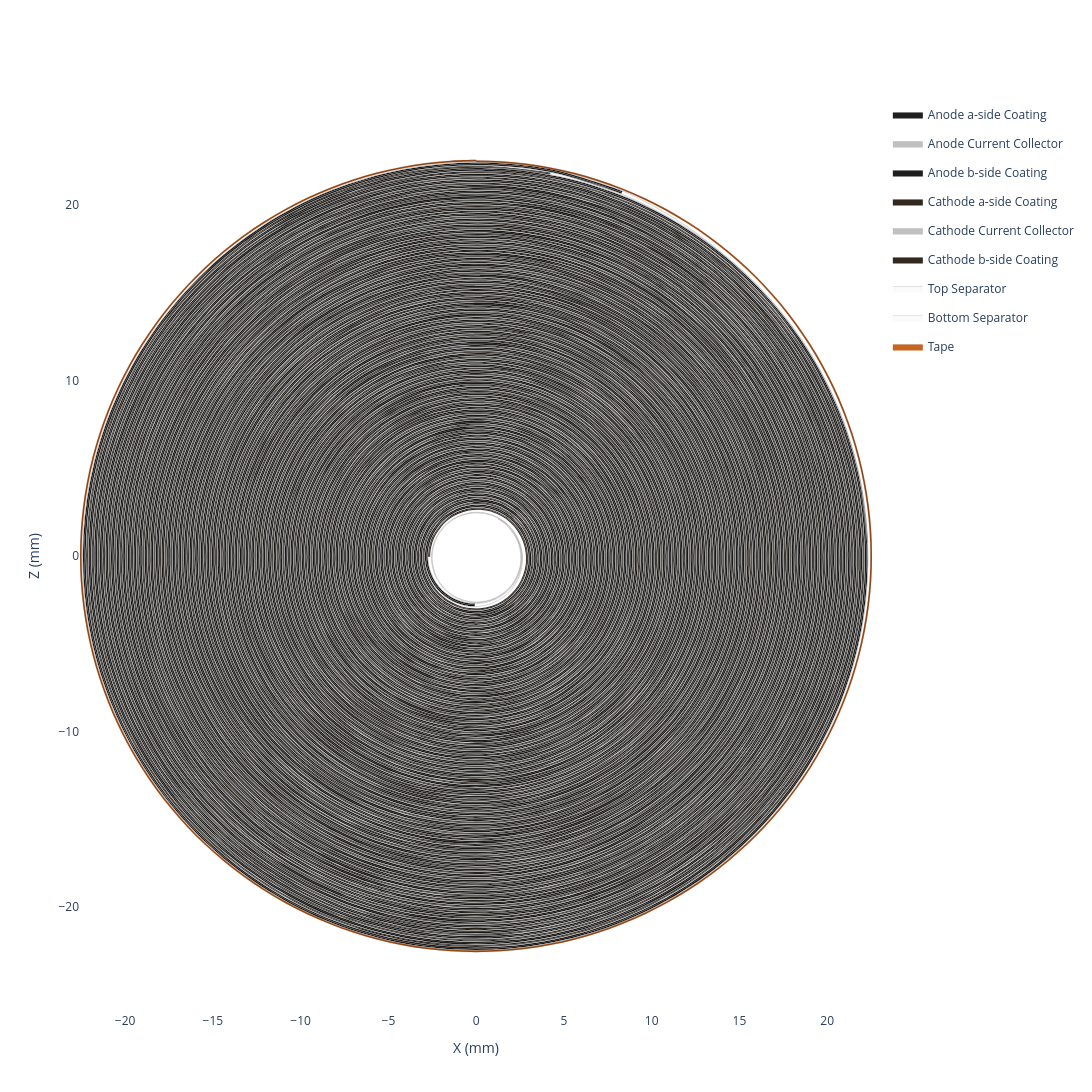

Notebook cell for this chart:
### Code cell
my_jellyroll.get_spiral_plot(height=1300, width=1300).show()

### Figure 1 — Plotly figure (JSON) as saved in the notebook; plotly's stock layout.template omitted (floating-point values rounded to 4 significant figures; data arrays with more than 128 entries replaced by an {"elided": "..."} marker saying what was removed)
{"data": [{"customdata": {"elided": "3674x6 float values"}, "fill": "toself", "fillcolor": "#1f1f1f", "hovertemplate": "<b>Anode a-side Coating (Extruded)</b><br>Theta: %{customdata[0]:.2f}°<br>Unwrapped Length: %{customdata[1]:.2f} mm<br>Radius: %{customdata[2]:.2f} mm<br>X: %{customdata[3]:.2f} mm<br>Z: %{customdata[4]:.2f} mm<br>Turns: %{customdata[5]:.2f}<extra></extra>", "legendgroup": "Anode a-side Coating", "line": {"color": "black", "shape": "spline", "width": 0.1}, "mode": "lines", "name": "Anode a-side Coating", "type": "scatter", "x": {"elided": "3674 float values"}, "y": {"elided": "3674 float values"}}, {"customdata": {"elided": "3674x6 float values"}, "fill": "toself", "fillcolor": "#C0C0C0", "hovertemplate": "<b>Anode Current Collector (Extruded)</b><br>Theta: %{customdata[0]:.2f}°<br>Unwrapped Length: %{customdata[1]:.2f} mm<br>Radius: %{customdata[2]:.2f} mm<br>X: %{customdata[3]:.2f} mm<br>Z: %{customdata[4]:.2f} mm<br>Turns: %{customdata[5]:.2f}<extra></extra>", "legendgroup": "Anode Current Collector", "line": {"color": "black", "shape": "spline", "width": 0.1}, "mode": "lines", "name": "Anode Current Collector", "type": "scatter", "x": {"elided": "3674 float values"}, "y": {"elided": "3674 float values"}}, {"customdata": {"elided": "3674x6 float values"}, "fill": "toself", "fillcolor": "#1f1f1f", "hovertemplate": "<b>Anode b-side Coating (Extruded)</b><br>Theta: %{customdata[0]:.2f}°<br>Unwrapped Length: %{customdata[1]:.2f} mm<br>Radius: %{customdata[2]:.2f} mm<br>X: %{customdata[3]:.2f} mm<br>Z: %{customdata[4]:.2f} mm<br>Turns: %{customdata[5]:.2f}<extra></extra>", "legendgroup": "Anode b-side Coating", "line": {"color": "black", "shape": "spline", "width": 0.1}, "mode": "lines", "name": "Anode b-side Coating", "type": "scatter", "x": {"elided": "3674 float values"}, "y": {"elided": "3674 float values"}}, {"customdata": {"elided": "3314x6 float values"}, "fill": "toself", "fillcolor": "#31281f", "hovertemplate": "<b>Cathode a-side Coating (Extruded)</b><br>Theta: %{customdata[0]:.2f}°<br>Unwrapped Length: %{customdata[1]:.2f} mm<br>Radius: %{customdata[2]:.2f} mm<br>X: %{customdata[3]:.2f} mm<br>Z: %{customdata[4]:.2f} mm<br>Turns: %{customdata[5]:.2f}<extra></extra>", "legendgroup": "Cathode a-side Coating", "line": {"color": "black", "shape": "spline", "width": 0.1}, "mode": "lines", "name": "Cathode a-side Coating", "type": "scatter", "x": {"elided": "3314 float values"}, "y": {"elided": "3314 float values"}}, {"customdata": {"elided": "3314x6 float values"}, "fill": "toself", "fillcolor": "#C0C0C0", "hovertemplate": "<b>Cathode Current Collector (Extruded)</b><br>Theta: %{customdata[0]:.2f}°<br>Unwrapped Length: %{customdata[1]:.2f} mm<br>Radius: %{customdata[2]:.2f} mm<br>X: %{customdata[3]:.2f} mm<br>Z: %{customdata[4]:.2f} mm<br>Turns: %{customdata[5]:.2f}<extra></extra>", "legendgroup": "Cathode Current Collector", "line": {"color": "black", "shape": "spline", "width": 0.1}, "mode": "lines", "name": "Cathode Current Collector", "type": "scatter", "x": {"elided": "3314 float values"}, "y": {"elided": "3314 float values"}}, {"customdata": {"elided": "3314x6 float values"}, "fill": "toself", "fillcolor": "#31281f", "hovertemplate": "<b>Cathode b-side Coating (Extruded)</b><br>Theta: %{customdata[0]:.2f}°<br>Unwrapped Length: %{customdata[1]:.2f} mm<br>Radius: %{customdata[2]:.2f} mm<br>X: %{customdata[3]:.2f} mm<br>Z: %{customdata[4]:.2f} mm<br>Turns: %{customdata[5]:.2f}<extra></extra>", "legendgroup": "Cathode b-side Coating", "line": {"color": "black", "shape": "spline", "width": 0.1}, "mode": "lines", "name": "Cathode b-side Coating", "type": "scatter", "x": {"elided": "3314 float values"}, "y": {"elided": "3314 float values"}}, {"customdata": {"elided": "3958x6 float values"}, "fill": "toself", "fillcolor": "#fafafa", "hovertemplate": "<b>Top Separator (Extruded)</b><br>Theta: %{customdata[0]:.2f}°<br>Unwrapped Length: %{customdata[1]:.2f} mm<br>Radius: %{customdata[2]:.2f} mm<br>X: %{customdata[3]:.2f} mm<br>Z: %{customdata[4]:.2f} mm<br>Turns: %{customdata[5]:.2f}<extra></extra>", "legendgroup": "Top Separator", "line": {"color": "black", "shape": "spline", "width": 0.1}, "mode": "lines", "name": "Top Separator", "type": "scatter", "x": {"elided": "3958 float values"}, "y": {"elided": "3958 float values"}}, {"customdata": {"elided": "3958x6 float values"}, "fill": "toself", "fillcolor": "#fafafa", "hovertemplate": "<b>Bottom Separator (Extruded)</b><br>Theta: %{customdata[0]:.2f}°<br>Unwrapped Length: %{customdata[1]:.2f} mm<br>Radius: %{customdata[2]:.2f} mm<br>X: %{customdata[3]:.2f} mm<br>Z: %{customdata[4]:.2f} mm<br>Turns: %{customdata[5]:.2f}<extra></extra>", "legendgroup": "Bottom Separator", "line": {"color": "black", "shape": "spline", "width": 0.1}, "mode": "lines", "name": "Bottom Separator", "type": "scatter", "x": {"elided": "3958 float values"}, "y": {"elided": "3958 float values"}}, {"customdata": {"elided": "606x6 float values"}, "fill": "toself", "fillcolor": "#C9641F", "hovertemplate": "<b>Tape (Extruded)</b><br>Theta: %{customdata[0]:.2f}°<br>Unwrapped Length: %{customdata[1]:.2f} mm<br>Radius: %{customdata[2]:.2f} mm<br>X: %{customdata[3]:.2f} mm<br>Z: %{customdata[4]:.2f} mm<br>Turns: %{customdata[5]:.2f}<extra></extra>", "legendgroup": "Tape", "line": {"color": "black", "shape": "spline", "width": 0.1}, "mode": "lines", "name": "Tape", "type": "scatter", "x": {"elided": "606 float values"}, "y": {"elided": "606 float values"}}, {"customdata": {"elided": "1977x6 float values"}, "hovertemplate": "<b>Top Separator</b><br>Theta: %{customdata[0]:.2f}°<br>Unwrapped Length: %{customdata[1]:.2f} mm<br>Radius: %{customdata[2]:.2f} mm<br>X: %{customdata[3]:.2f} mm<br>Z: %{customdata[4]:.2f} mm<br>Turns: %{customdata[5]:.2f}<extra></extra>", "legendgroup": "Top Separator", "line": {"color": "#fafafa", "shape": "spline", "width": 0}, "mode": "lines", "name": "Top Separator", "showlegend": false, "type": "scatter", "x": {"elided": "1977 float values"}, "y": {"elided": "1977 float values"}}, {"customdata": {"elided": "1835x6 float values"}, "hovertemplate": "<b>Anode a-side Coating</b><br>Theta: %{customdata[0]:.2f}°<br>Unwrapped Length: %{customdata[1]:.2f} mm<br>Radius: %{customdata[2]:.2f} mm<br>X: %{customdata[3]:.2f} mm<br>Z: %{customdata[4]:.2f} mm<br>Turns: %{customdata[5]:.2f}<extra></extra>", "legendgroup": "Anode a-side Coating", "line": {"color": "#1f1f1f", "shape": "spline", "width": 0}, "mode": "lines", "name": "Anode a-side Coating", "showlegend": false, "type": "scatter", "x": {"elided": "1835 float values"}, "y": {"elided": "1835 float values"}}, {"customdata": {"elided": "1835x6 float values"}, "hovertemplate": "<b>Anode Current Collector</b><br>Theta: %{customdata[0]:.2f}°<br>Unwrapped Length: %{customdata[1]:.2f} mm<br>Radius: %{customdata[2]:.2f} mm<br>X: %{customdata[3]:.2f} mm<br>Z: %{customdata[4]:.2f} mm<br>Turns: %{customdata[5]:.2f}<extra></extra>", "legendgroup": "Anode Current Collector", "line": {"color": "#C0C0C0", "shape": "spline", "width": 0}, "mode": "lines", "name": "Anode Current Collector", "showlegend": false, "type": "scatter", "x": {"elided": "1835 float values"}, "y": {"elided": "1835 float values"}}, {"customdata": {"elided": "1835x6 float values"}, "hovertemplate": "<b>Anode b-side Coating</b><br>Theta: %{customdata[0]:.2f}°<br>Unwrapped Length: %{customdata[1]:.2f} mm<br>Radius: %{customdata[2]:.2f} mm<br>X: %{customdata[3]:.2f} mm<br>Z: %{customdata[4]:.2f} mm<br>Turns: %{customdata[5]:.2f}<extra></extra>", "legendgroup": "Anode b-side Coating", "line": {"color": "#1f1f1f", "shape": "spline", "width": 0}, "mode": "lines", "name": "Anode b-side Coating", "showlegend": false, "type": "scatter", "x": {"elided": "1835 float values"}, "y": {"elided": "1835 float values"}}, {"customdata": {"elided": "1977x6 float values"}, "hovertemplate": "<b>Bottom Separator</b><br>Theta: %{customdata[0]:.2f}°<br>Unwrapped Length: %{customdata[1]:.2f} mm<br>Radius: %{customdata[2]:.2f} mm<br>X: %{customdata[3]:.2f} mm<br>Z: %{customdata[4]:.2f} mm<br>Turns: %{customdata[5]:.2f}<extra></extra>", "legendgroup": "Bottom Separator", "line": {"color": "#fafafa", "shape": "spline", "width": 0}, "mode": "lines", "name": "Bottom Separator", "showlegend": false, "type": "scatter", "x": {"elided": "1977 float values"}, "y": {"elided": "1977 float values"}}, {"customdata": {"elided": "1655x6 float values"}, "hovertemplate": "<b>Cathode a-side Coating</b><br>Theta: %{customdata[0]:.2f}°<br>Unwrapped Length: %{customdata[1]:.2f} mm<br>Radius: %{customdata[2]:.2f} mm<br>X: %{customdata[3]:.2f} mm<br>Z: %{customdata[4]:.2f} mm<br>Turns: %{customdata[5]:.2f}<extra></extra>", "legendgroup": "Cathode a-side Coating", "line": {"color": "#31281f", "shape": "spline", "width": 0}, "mode": "lines", "name": "Cathode a-side Coating", "showlegend": false, "type": "scatter", "x": {"elided": "1655 float values"}, "y": {"elided": "1655 float values"}}, {"customdata": {"elided": "1655x6 float values"}, "hovertemplate": "<b>Cathode Current Collector</b><br>Theta: %{customdata[0]:.2f}°<br>Unwrapped Length: %{customdata[1]:.2f} mm<br>Radius: %{customdata[2]:.2f} mm<br>X: %{customdata[3]:.2f} mm<br>Z: %{customdata[4]:.2f} mm<br>Turns: %{customdata[5]:.2f}<extra></extra>", "legendgroup": "Cathode Current Collector", "line": {"color": "#C0C0C0", "shape": "spline", "width": 0}, "mode": "lines", "name": "Cathode Current Collector", "showlegend": false, "type": "scatter", "x": {"elided": "1655 float values"}, "y": {"elided": "1655 float values"}}, {"customdata": {"elided": "1655x6 float values"}, "hovertemplate": "<b>Cathode b-side Coating</b><br>Theta: %{customdata[0]:.2f}°<br>Unwrapped Length: %{customdata[1]:.2f} mm<br>Radius: %{customdata[2]:.2f} mm<br>X: %{customdata[3]:.2f} mm<br>Z: %{customdata[4]:.2f} mm<br>Turns: %{customdata[5]:.2f}<extra></extra>", "legendgroup": "Cathode b-side Coating", "line": {"color": "#31281f", "shape": "spline", "width": 0}, "mode": "lines", "name": "Cathode b-side Coating", "showlegend": false, "type": "scatter", "x": {"elided": "1655 float values"}, "y": {"elided": "1655 float values"}}, {"customdata": {"elided": "301x6 float values"}, "hovertemplate": "<b>Tape</b><br>Theta: %{customdata[0]:.2f}°<br>Unwrapped Length: %{customdata[1]:.2f} mm<br>Radius: %{customdata[2]:.2f} mm<br>X: %{customdata[3]:.2f} mm<br>Z: %{customdata[4]:.2f} mm<br>Turns: %{customdata[5]:.2f}<extra></extra>", "legendgroup": "Tape", "line": {"color": "#C9641F", "shape": "spline", "width": 0}, "mode": "lines", "name": "Tape", "showlegend": false, "type": "scatter", "x": {"elided": "301 float values"}, "y": {"elided": "301 float values"}}], "layout": {"height": 1300, "hovermode": "closest", "paper_bgcolor": "white", "plot_bgcolor": "white", "width": 1300, "xaxis": {"scaleanchor": "y", "title": {"text": "X (mm)"}, "zeroline": false}, "yaxis": {"title": {"text": "Z (mm)"}, "zeroline": false}}}
